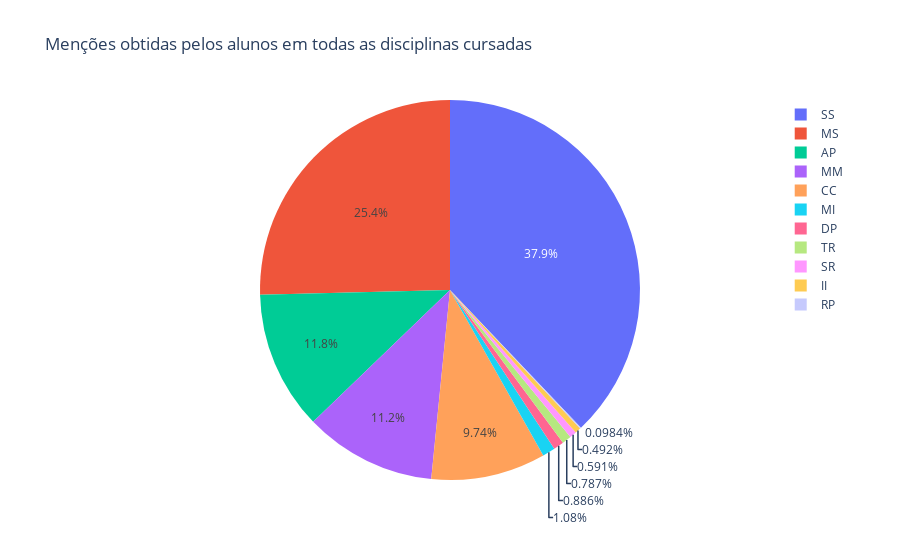

Here is the notebook cell this chart was saved with:
### Code cell
fig = px.pie(df, names='Menção', title='Menções obtidas pelos alunos em todas as disciplinas cursadas')
fig.show()

### Figure 1 — Plotly figure (JSON) as saved in the notebook; plotly's stock layout.template omitted (floating-point values rounded to 4 significant figures; data arrays with more than 128 entries replaced by an {"elided": "..."} marker saying what was removed)
{"data": [{"domain": {"x": [0, 1], "y": [0, 1]}, "hovertemplate": "Menção=%{label}<extra></extra>", "labels": {"elided": "1016 str values"}, "legendgroup": "", "name": "", "showlegend": true, "type": "pie"}], "layout": {"legend": {"tracegroupgap": 0}, "title": {"text": "Menções obtidas pelos alunos em todas as disciplinas cursadas"}}}
